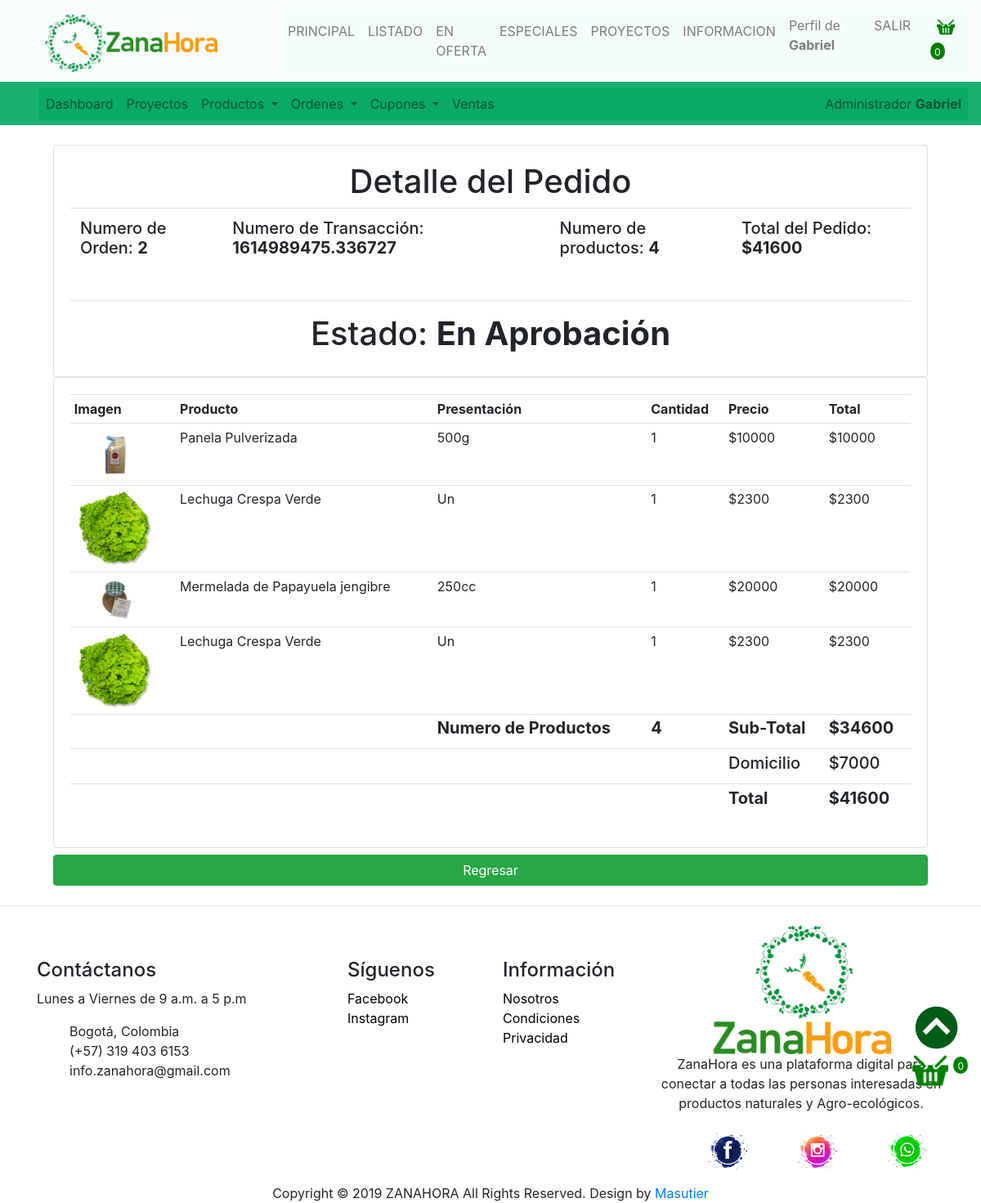
The page /orders/order_detail/2/ (signed in) on the database its author committed.
### orders/models.py (models this page shows, shortened)
class Order(models.Model):
    STATUS = (
        ('En Aprobación', 'En Aprobación'),
        ('Pago Realizado', 'Pago Realizado'),
        ('Pendiente', 'Pendiente'),
        ('En Ruta', 'En Ruta'),
        ('Entrega Confirmada', 'Entrega Confirmada'),
        ('Entregado', 'Entregado'),
        ('Rechazado', 'Rechazado'),
    )
    PAYMENT = (
        ('Daviplata', 'Daviplata'),
        ('Nequi', 'Nequi'),
        ('Bitcoin', 'Bitcoin'),
        ('Contra Entrega', 'Contra Entrega'),
    )
    customer = models.ForeignKey(Customer, on_delete=models.SET_NULL, blank=True, null=True)
    status = models.CharField(max_length=100, blank=True, null=True, default='En Aprobación', choices=STATUS)
    complete = models.BooleanField(default=False, blank=False, null=True)
    transaction_id = models.CharField(max_length=100, blank=True, null=True)
    note = models.TextField(blank=True, null=True)
    pay = models.CharField(max_length=50, blank=True, null=True, choices=PAYMENT)
    pay_note = models.TextField(blank=True, null=True)
    repartidor = models.ForeignKey(Repartidor, on_delete=models.SET_NULL, blank=True, null=True)
    address = models.CharField(max_length=80, blank=True, null=True)
    barrio = models.CharField(max_length=80, blank=True, null=True)
    city = models.CharField(max_length=80, blank=True, null=True, default='Bogotá')
    state = models.CharField(max_length=80, blank=True, null=True, default='Bogotá D.C.')
    country = models.CharField(max_length=80, blank=True, null=True, default='Colombia')
    zipcode = models.CharField(max_length=10, blank=True, null=True, default='111311')
    date_created = models.DateTimeField(auto_now_add=True, blank=True, null=True)
    date_modify = models.DateTimeField(auto_now_add=False, auto_now = True, blank=True, null=True)
    coupon = models.ForeignKey(Coupon, on_delete=models.SET_NULL, null=True, blank=True)
    @property
    def hist_order_subtotal(self):
        orderitems = self.orderitem_set.all()
        subtotal = sum([item.hist_get_total for item in orderitems])
        return subtotal
    @property
    def hist_order_total(self):
        orderitems = self.orderitem_set.all()
        total = sum([item.hist_get_total for item in orderitems])
        total += 7000
        return total
    @property
    def get_cart_items(self):
        orderitems = self.orderitem_set.all()
        total = sum([item.quantity for item in orderitems])
        return total

class OrderItem(models.Model):
    product = models.ForeignKey(Product, on_delete=models.SET_NULL, blank=True, null=True)
    order = models.ForeignKey(Order, on_delete=models.CASCADE, blank=True, null=True)
    quantity = models.IntegerField(default=0, blank=True, null=True,)
    itemPrice = models.DecimalField(max_digits=15, decimal_places=0, blank=True, null=True)
    itemCosto = models.DecimalField(max_digits=15, decimal_places=0, blank=True, null=True)
    date_added = models.DateTimeField(auto_now_add=True, blank=True, null=True)
    @property
    def hist_get_total(self):
        total = int(self.itemPrice) * int(self.quantity)
        return total

### products/models.py (models this page shows, shortened)
class Product(models.Model):
    LABEL = (
        ('Usual', 'Usual'),
        ('Nuevo', 'Nuevo'),
        ('Oferta', 'Oferta'),
        ('Especial', 'Especial')
    )
    CONTENIDO = (
        ('Gluten', 'gluten'),
        ('Lacteo', 'Lacteo'),
        ('Syrup', 'Syrup'),
        ('Soya', 'Soya'),
        ('Maní', 'Maní'),
    )
    STATUS = (
        ('Apply', 'Apply'),
        ('Aproved', 'Aproved'),
        ('Void', 'Void'),
        ('Delete', 'Delete')
    )
    CATEGORY = (
        ('Verduras', 'Verduras'),
        ('Legumbres', 'Legumbres'),
        ('Tuberculos', 'Tuberculos'),
        ('Frutas', 'Frutas'),
        ('Frutos_Secos', 'Frutos_Secos'),
        ('Aceites', 'Aceites'),
        ('Endulzantes', 'Endulzantes'),
        ('Especias', 'Especias'),
        ('Conservas', 'Conservas'),
        ('Bebidas', 'Bebidas'),
        ('Pasabocas', 'Pasabocas'),
        ('Proteina_Vegetal', 'Proteina_Vegetal'),
        ('Cosmetica', 'Cosmetica'),
        ('Otro', 'Otro')
    )
    status = models.CharField(max_length=10, blank=True, null=True, default='Apply', choices=STATUS)
    categoria = models.CharField(max_length=30, blank=True, null=True, choices=CATEGORY)
    natural = models.ManyToManyField(Natural, blank=True)
    estilo = models.ManyToManyField(Estilo, blank=True)
    name = models.CharField(max_length=60, blank=True, null=True)
    contenido = models.CharField(max_length=15, blank=True, null=True, choices=CONTENIDO)
    foto1 = models.ImageField(default='media/img/products/defaultProduct.png', upload_to='media/img/products')
    foto2 = models.ImageField(upload_to='media/img/products', blank=True, null=True)
    foto3 = models.ImageField(upload_to='media/img/products', blank=True, null=True)
    foto4 = models.ImageField(upload_to='media/img/products', blank=True, null=True)
    description = models.TextField(blank=True, null=True)
    presenta = models.CharField(max_length=10, blank=True, null=True)
    cantidad = models.DecimalField(max_digits=5, decimal_places=0, blank=True, null=True)
    label = models.CharField(max_length=10, blank = True, null=True, choices=LABEL)
    price = models.DecimalField(max_digits=15, decimal_places=0, blank=True, null=True)
    discount_price = models.DecimalField(max_digits=15, decimal_places=0, blank=True, null=True)
    costo = models.DecimalField(max_digits=15, decimal_places=0, blank=True, null=True)
    project = models.ForeignKey(Project, on_delete=models.CASCADE, blank=True, null=True)
    perecedero = models.BooleanField(default=True, blank=True, null=True)
    digital = models.BooleanField(default=False, blank=True, null=True)
    date_created = models.DateTimeField(auto_now_add=True, blank=True, null=True)
    date_modify = models.DateTimeField(auto_now_add=False, auto_now = True, blank=True, null=True)

### orders/views.py (the view)
# urls.py: path('orders/order_detail/<str:pk>/', orderDetail, name="order_detail"),
@login_required(login_url='login')
def orderDetail(request, pk):
    if request.user.is_authenticated:
        customer = request.user.customer
        order = Order.objects.get(id=pk)
        items = order.orderitem_set.all()
    if request.user.is_authenticated:
        data = cartData(request)
        cartItems = data['cartItems']
    else:
        cartItems = 0
    context = {'items': items, 'order': order, 'cartItems': cartItems}
    return render(request, 'orders/order_detail.html', context)

### users/utils.py (called while the page is built)
def cartData(request):
    if request.user.is_authenticated:
        customer = request.user.customer
        order, created = Order.objects.get_or_create(customer=customer, complete=False)
        items = order.orderitem_set.all()
        cartItems = order.get_cart_items
    return {'cartItems': cartItems, 'order': order, 'items': items}

### orders/templates/orders/order_detail.html (shortened to what this page needs)
{% extends 'zanamain/main.html' %}
{% load static %}
{% block content %}
<br>
<div class="col-md-11 mx-auto">
    <div class="card card-body">
        <div class="ml-4 mx-auto c">
            <h1>Detalle del Pedido</h1>
        </div>
        <ordendetail>
        <table class="table">
            <tr>
                <th><h5>Numero de Orden: <strong>{{order.id}}</strong></h5></th>
                <th><h5>Numero de Transacción: <strong>{{order.transaction_id}}</strong></h5></th>
                <th><h5>Numero de productos: <strong>{{order.get_cart_items}}</strong></h5></th>
                <th><h5>Total del Pedido: <strong>${{order.hist_order_total}}</strong></h5></th>
            </tr>
        </table>
        </ordendetail>
        <hr>
        <div class="ml-4 mx-auto c">
            <h1>Estado: <strong>{{order.status}}</strong></h1>
        </div>
    </div>
    <div class="card card-body">
        <orderdes>
        <table class="table table-sm">
            <tr>
                <th>Imagen</th>
                <th>Producto</th>
                <th>Presentación</th>
                <th>Cantidad</th>
                <th>Precio</th>
                <th>Total</th>
            </tr>
            {% for item in items %}
            <tr>
                <td><img class="cartprodimg" src="{{item.product.foto1.url}}" alt="Zanahora"></td>
                <td>{{item.product.name}}</td>
                <td>{{item.product.presenta}}</td>
                <td>{{item.quantity}}</td>
                <td>${{item.itemPrice}}</td>
                <td>${{item.hist_get_total}}</td>
            </tr>
            {% endfor %}
            <tr>
                <td></td>
                <td></td>
                <td><h5><strong>Numero de Productos</strong></h5></td>
                <td><h5><strong>{{order.get_cart_items}}</strong></h5></td>
                <td><h5><strong>Sub-Total</strong></h5></td>
                <td><h5><strong>${{order.hist_order_subtotal}}</strong></h5></td>
            </tr>
            <tr>
                <td></td>
                <td></td>
                <td></td>
                <td><h5></td>
                <td><h5>Domicilio</h5></td>
                <td><h5>$7000</h5></td>
            </tr>
            <tr>
                <td></td>
                <td></td>
                <td></td>
                <td><h5></td>
                <td><h5><strong>Total</strong></h5></td>
                <td><h5><strong>${{order.hist_order_total}}</strong></h5></td>
            </tr>
        </table>
        </orderdes>
    </div>
    <div class="c">
        <button class="btn btn-success btn-block my-2" onclick="goBack()">Regresar</button>
    </div>
</div>
{% endblock content %}

### zanamain/templates/zanamain/partials/navbar.html (shortened to what this page needs)
{% load static %}
<nav class="navbar navbar-expand-lg navbody navbar-light navbar-custom">
    <a class="navbar-brand " href="/"><img src="{% static '/img/logos/zhorizontal500.png' %}" class="imgnav" alt="Zanahora" /></a>
    <div class="collapse navbar-collapse navpad zztop" id="navbarNav1">
        <ul class="navbar-nav mr-auto">
            <li class="nav-item"><a class="nav-link" href="{% url 'home' %}">PRINCIPAL</a></li>
            <li class="nav-item"><a class="nav-link" href="{% url 'prod_all' %}">LISTADO</a></li>
            <li class="nav-item"><a class="nav-link" href="{% url 'prod_offert' %}">EN OFERTA</a></li>
            <li class="nav-item"><a class="nav-link" href="{% url 'prod_special' %}">ESPECIALES</a></li>
            <li class="nav-item"><a class="nav-link" href="{% url 'projects_all' %}">PROYECTOS</a></li>
            <li class="nav-item"><a class="nav-link" href="{% url 'info_icons' %}">INFORMACION</a></li>
        </ul>
        <ul class="navbar-nav mt-2 mt-lg-0">
            {% if user.is_authenticated %}
                <li class="nav-item navtext"><a class="nav-link" href="{% url 'user_page' %}">Perfil de <strong>{{user.first_name}}</strong></a></li>
                <li class="nav-item navtext"><a class="nav-link" href="{% url 'logout' %}">SALIR</a></li>
                <li class="nav-item navtext">
                    <div class="row  ml-3 mr-2">
                        <a class="nav-link" href="{% url 'cart' %}">
                            <img src="{% static '/img/icons/costal.png' %}" class="costalico" />
                        </a>
                        <p id="cart-total">{{cartItems}}</p>
                    </div>
                </li>
            {% else %}
                <li class="nav-item navtext"><a class="nav-link" href="{% url 'register' %}">REGISTRATE</a></li>
                <li class="nav-item navtext"><a class="nav-link" href="{% url 'login' %}">INICIAR SESION</a></li>
            {% endif %}
        </ul>
    </div>
</nav>

### mainAdmin/templates/mainAdmin/partials/navbar_admin.html (shortened to what this page needs)
{% load static %}
<nav class="navbaradm navbar-expand-lg navbodyadm navbar-light navbar-custom-adm">
    <div class="collapse navbar-collapse navpadadm zztopadm" id="navbarNav2">
        <ul class="navbar-nav mr-auto">
            <li class="nav-item"><a class="nav-link" href="{% url 'adminHome' %}">Dashboard</a></li>
            <li class="nav-item"><a class="nav-link" href="{% url 'projects' %}">Proyectos</a></li>
            <li class="nav-item dropdown">
                <a class="nav-link dropdown-toggle" href="#" id="navbarDropdown" role="button" data-toggle="dropdown" aria-haspopup="true" aria-expanded="false">
                    Productos
                </a>
            </li>
            <li class="nav-item dropdown">
                <a class="nav-link dropdown-toggle" href="#" id="navbarDropdown" role="button" data-toggle="dropdown" aria-haspopup="true" aria-expanded="false">
                    Ordenes
                </a>
            </li>
            <li class="nav-item dropdown">
                <a class="nav-link dropdown-toggle" href="#" id="navbarDropdown" role="button" data-toggle="dropdown" aria-haspopup="true" aria-expanded="false">
                    Cupones
                </a>
            </li>
            <li class="nav-item"><a class="nav-link" href="{% url 'ventas_all' %}">Ventas</a></li>
        </ul>
        <ul class="navbar-nav mt-2 mt-lg-0">
            <li class="nav-item navtext"><a class="nav-link" href="{% url 'user_page' %}">Administrador <strong>{{user.first_name}}</strong></a></li>
        </ul>
    </div>
</nav>

### static/css/all.css (style rules this page uses)
.c { text-align: center !important; }
body { background-color: #fff; }
.cartprodimg { width: 100px; border-radius: 10px; }

### static/css/menus.css (style rules this page uses)
.navbody { height: 75pt; }
.navbar-custom { background-color: rgba(246, 253, 250, 0.9); }
.imgnav { width: 250px; height: auto; vertical-align: middle; border-style: none; -webkit-margin-bottom-collapse: initial; margin-right: 30PX; padding-top: 5px; padding-left: 30px; z-index: 1000; }
.navpad { margin-left: 2rem; }
.zztop { background-color: rgba(246, 253, 250, 0.92); z-index: 1000; }
.costalico { width: 22px; height: auto; }
#cart-total { display: block; text-align: center; color: #fff; background-color: green; width: auto; height: auto; border-radius: 50%; font-size: 12px; padding-top: 3px; padding-right: 5px; padding-left: 5px; }
.navbaradm { position: relative; display: -ms-flexbox; display: flex; -ms-flex-wrap: wrap; flex-wrap: wrap; -ms-flex-align: center; align-items: center; -ms-flex-pack: justify; justify-content: space-between; padding: 0.3rem 1rem; }
.navbodyadm { height: 40pt; }
.navbar-custom-adm { background-color: rgba(8, 170, 100, 0.92); }
.navpadadm { margin-left: 2rem; }
.zztopadm { background-color: rgba(8, 170, 100, 0.92); z-index: 900; }

### static/css/response.css (style rules this page uses)
ordendetail { overflow-x: auto; }
orderdes { overflow-x: auto; }

### rows shown on the page
Order: id "2", transaction_id "1614989475.336727", get_cart_items "4", hist_order_total "41600", status "En Aprobación", hist_order_subtotal "34600"
OrderItem: product.foto1 (picture), product.name "Panela Pulverizada", product.presenta "500g", quantity "1", itemPrice "10000", hist_get_total "10000"
OrderItem: product.foto1 (picture), product.name "Lechuga Crespa Verde", product.presenta "Un", quantity "1", itemPrice "2300", hist_get_total "2300"
OrderItem: product.foto1 (picture), product.name "Mermelada de Papayuela jengibre", product.presenta "250cc", quantity "1", itemPrice "20000", hist_get_total "20000"
OrderItem: product.foto1 (picture), product.name "Lechuga Crespa Verde", product.presenta "Un", quantity "1", itemPrice "2300", hist_get_total "2300"

### other values the page prints
{{ user.first_name }} "Gabriel"
{{ cartItems }} "0"
